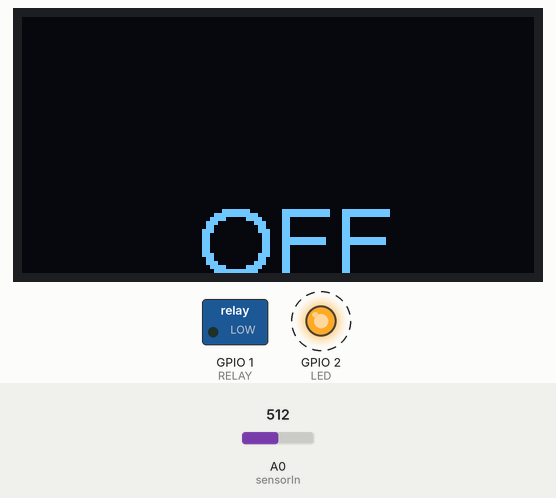
A sketch run on a simulated ESP8266 (NodeMCU). Shown: 128×64 one-colour display, switched loads named in the sketch (green lamp = pin HIGH), output pins drawn as LEDs (lit = HIGH). Dashed ring = blinking. The test bench sets the inputs (shaded band); at power-on: A0 (sensorIn) = 512.

Above: at 1.6 s.
1.7 s: A0 (sensorIn) set to 716
At 2.8 s:
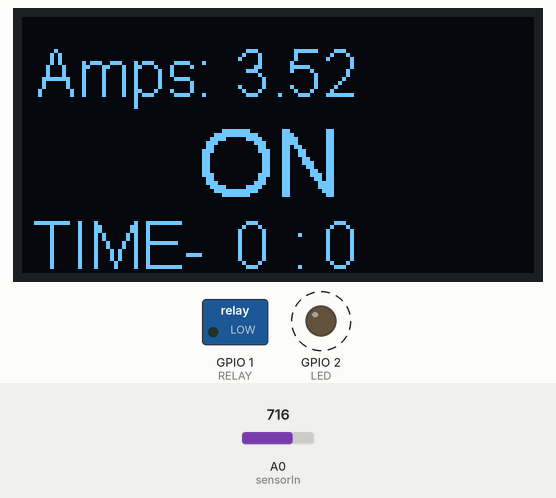
4.7 s: A0 (sensorIn) set to 900
At 5.4 s:
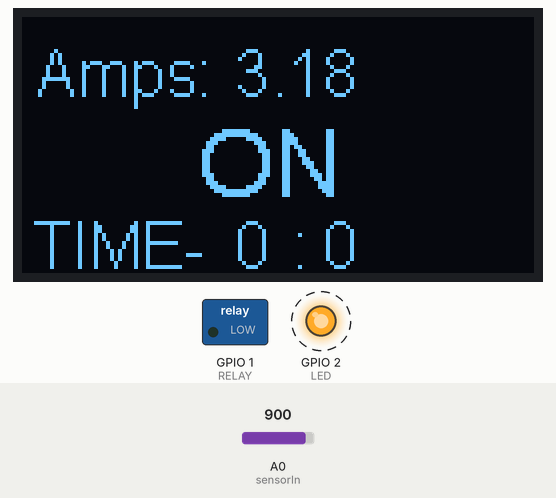
7.5 s: A0 (sensorIn) set to 1010
At 8.8 s:
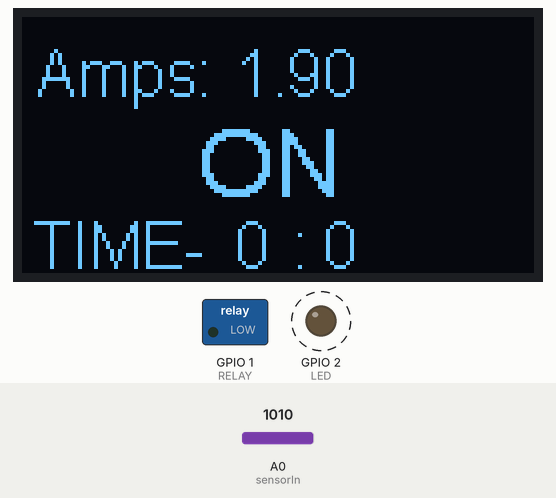
Timing chart, 0 to 16.5 s (numbered marks = the images above; inputs shaded):
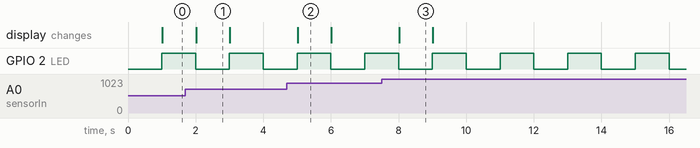

Measured:
- after the input at 1.7 s, the display: changes after 0.31 s (image 1)
- after the input at 4.7 s, the display: changes after 0.31 s (image 2)
- after the input at 7.5 s, the display: changes after 0.51 s (image 3)
- by itself, GPIO 2 (LED): alternates HIGH for 1.0 s and LOW for 1.0 s
- what the display in image 1 shows lasts 1.0 s, from 2.0 s to 3.0 s

The sketch:

WallPlugCurrentMonitor.ino
```cpp
/*
Measuring AC Current Using ACS712
Code by Rusty B.
*/
#include <Wire.h>               // Only needed for Arduino 1.6.5 and earlier
#include "SSD1306Wire.h"        // legacy: #include "SSD1306.h"

#include <Ticker.h>

#define SCREEN_WIDTH 128 // OLED display width, in pixels
#define SCREEN_HEIGHT 64 // OLED display height, in pixels
#define OLED_RESET     -1 // Reset pin # (or -1 if sharing Arduino reset pin)

SSD1306Wire display(0x3c, SDA, SCL);   // ADDRESS, SDA, SCL  -  SDA and SCL usually populate automatically based on your board's pins_arduino.h e.g. https://github.com/esp8266/Arduino/blob/master/variants/nodemcu/pins_arduino.h

#define LED 2
#define RELAY 1
#define BUTTON 3

#define MINCURRENT 0.4
#define MAXRUNTIME 30

const int sensorIn = A0;  //use ADC 0
int mVperAmp = 100; // use 185 for 5A Module, 100 for 20A Module, and 66 for 30A Module

double Voltage = 0;
double VRMS = 0;
double AmpsRMS = 0;
double current = 0;

int readValue;             //value read from the sensor
int maxValue = 0;          // store max value here
int minValue = 1024;       // store min value here
float vpp;                 // peak to peak voltage

bool fcomputeValues = false; //flag to indicate when the measurement is complete (measurement is done in interrupt)
bool ftimeOut = false;
bool fcurrentDetected = false;
int msTimer = 0;   //millisec timer
int secTimer = 0;
int minuteTimer = 0;
Ticker OneMsTimer; // Ticker class - used for a millisecond interrupt

//*****************************************************************************
// One millisecond timer interrupt - see below for the action in this interrupt
//*****************************************************************************
void OneMsTimerInterrupt()
{
  msTimer++; //increment ms counter

  //*********************************************************************************************************************
  // ADC Section - read and find the min and max values during a one second period - 1000 times
  //*********************************************************************************************************************
  readValue = analogRead(sensorIn);  //get the value from the adc happens every millisecond - look for min and max values
  // see if you have a new maxValue
  if (readValue > maxValue)
  {
    /*record the maximum sensor value*/
    maxValue = readValue;
  }
  //see if you have a new min value
  if (readValue < minValue)
  {
     /*record the minimum sensor value*/
     minValue = readValue;
  }

  //***********************************************************************************************************
  // One Second section of interrupt
  //  ----compute the vpp based on 1000 min max accumulations
  //  ----keep track of seconds and minutes
  //  ----toggle LED for a hearbeat indication
  //  ----Set a flag to indicat that a new vpp is ready so the main loop can compute the current current... lol
  //***********************************************************************************************************
  if(msTimer >= 1000)                            //one second has passed - 1000 milliseconds
  {
     digitalWrite(LED, !(digitalRead(LED)));     //toggle the LED to give us a one sec heartbeat
         // Subtract min from max
    vpp = ((maxValue - minValue) * 5.0)/1024.0;  //compute peak to peak voltage

    fcomputeValues = true;                       // let the main loop know we ae ready to compute current
    msTimer = 0;                                 // reset the msTimer
    maxValue = 0;                                // reset max value
    minValue = 1024;                             // reset min value

    if(fcurrentDetected == true)                         // we only need to update timers if there is current detected
    {
      secTimer++;                                  // increment second timer
      if(secTimer >= 60)                           // check if 60s has passed if so update minute timer and reset second timer
      {
        minuteTimer++;                             // increment minute timer
        secTimer = 0;                              // reset second timer
        if(minuteTimer>= MAXRUNTIME)
        {
          ftimeOut = true;                         //set a flag to indicate timeout has occured
          digitalWrite(RELAY, 1);                  // energize the power relay to shutoff device
        }
      }
    }
  }//**************************************** End one second section *********************************************************
}// end interrupt

void setup()
{
  //setup the hardware
  pinMode(LED,OUTPUT);
  pinMode(RELAY,OUTPUT);
  pinMode(BUTTON,INPUT_PULLUP);

  //make sure that the power really is OFF! - its wired to the normally closed side so that power will still work when board is dead
  digitalWrite(RELAY, 0);

  //Start the ms timer interrupt
  OneMsTimer.attach_ms(1.0, OneMsTimerInterrupt); //Use attach_ms if you need time in ms

  // Initialising the UI will init the display too.
  display.init();
  //display.flipScreenVertically();
  display.setFont(ArialMT_Plain_10);
    // clear the display
  display.clear();

  // for debugging
  Serial.begin(9600);
}

//********************************************************************************************************
// Main loop
//********************************************************************************************************
void loop()
{

  //check the flag from the interrupt to see if its time to make the bacon
  if(fcomputeValues == true)
  { //yep time to cook
    current = getVPP();
    // reset the flag to let intrrupt know we are done cooking
    fcomputeValues = false;


    //************************************************************************************
    //  Check for a device drawing current. If it is then start a timer based on a define
    //  that will power down the device after a set amount of time. If device times out and powers down
    //  go into idle state waiting for button press - this will be a state machine
    //************************************************************************************
    if(current > MINCURRENT && ftimeOut == false)   //State 0 - a device is connected and powered on must draw more than 0.4 mAmps AC
    {// there is something drawing current so its ON
      fcurrentDetected = true;                            //Set a flag to indicate that there is something on
      display.clear();                                   //Display to the OLED
      display.setFont(ArialMT_Plain_16);
      display.drawString(3, 5, "Amps: ");
      display.drawString(53, 5, String(current));
      display.setFont(ArialMT_Plain_24);
      display.drawString(44, 23, "ON");
      display.setFont(ArialMT_Plain_16);
      display.drawString(3, 48, "TIME-");
      display.drawString(43 + 10, 48, String(minuteTimer));
      display.drawString(54 + 10, 48, " : ");
      display.drawString(65 + 10, 48, String(secTimer));
      display.display();

    }
    else if( current < MINCURRENT && ftimeOut == false)   //State 1 - nothing connected or turned on - no current
    {// no current its off
      display.clear();
      display.setFont(ArialMT_Plain_24);
      display.drawString(44, 43, "OFF");
      display.display();
      fcurrentDetected = false;
      //reset the timers
      secTimer = 0;
      minuteTimer = 0;

    }
    else if (ftimeOut == true)      //State 2
    {// A timeout has occured so turn off power relay and wait for button press to reset everything
      display.clear();
      display.setFont(ArialMT_Plain_24);
      //display.setTextAlignment(TEXT_ALIGN_RIGHT);
      display.drawString(44, 23, "TIMEOUT");
      display.setFont(ArialMT_Plain_16);
      display.drawString(3, 48, "PRESS BUTTON TO RESET");
      // write the buffer to the display
      display.display();
      //wait for button press to reset everything
      if(!digitalRead(BUTTON))                     //check for button press
      {
        ftimeOut = false;                          //clear the timeout flag to goto normal operations
        secTimer = 0;
        minuteTimer = 0;
      }

    }

  }
}

float getVPP()
{

   VRMS = (vpp/2.0) *0.707;  //root 2 is 0.707
   AmpsRMS = (VRMS * 1000)/mVperAmp;
   //Debug Serial Port
   //Serial.print(AmpsRMS);
   //Serial.println(" Amps RMS");

   return AmpsRMS;
 }
```
